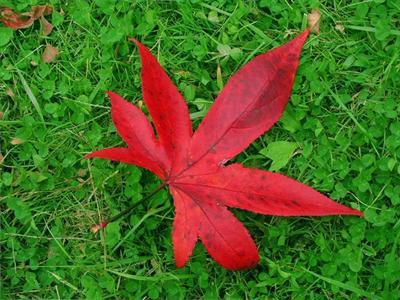
#> input picture hw1/code/part2/testdata/1.png, 400 x 300 px
$ python main.py
#> lines starting #> are read from the running program, lines starting #| are printed output that depends on the picture
### hw1/code/part2/JBF.py
import numpy as np
import cv2

class Joint_bilateral_filter(object):
    def __init__(self, sigma_s, sigma_r):
        self.sigma_r = sigma_r
        self.sigma_s = sigma_s
        self.wndw_size = 6*sigma_s+1
        self.pad_w = 3*sigma_s

    def joint_bilateral_filter(self, img, guidance):
        BORDER_TYPE = cv2.BORDER_REFLECT
        padded_img = cv2.copyMakeBorder(img, self.pad_w, self.pad_w, self.pad_w, self.pad_w, BORDER_TYPE).astype(np.int32)
        padded_guidance = cv2.copyMakeBorder(guidance, self.pad_w, self.pad_w, self.pad_w, self.pad_w, BORDER_TYPE).astype(np.int32)

        ### TODO ###
        output = np.zeros_like(img)

        # spatial kernel LUT
        # here just first focus on diff of x (or y) only, the diff value will lie in 0~kernel_size
        # create LUT, where LUT index is the position diff ofa single axis
        Gs_LUT = np.exp((-1)*(np.arange(self.pad_w+1)**2)/(2*(self.sigma_s**2)))

        # range kernel LUT
        # diff of two pixel itensity always lies in (0~255)/255
        # create LUT, where LUT index is the intensity diff
        Gr_LUT = np.exp((-1)*((np.arange(256)/255)**2)/(2*(self.sigma_r**2)))

        upper = np.zeros_like(padded_img).astype(np.float64)
        lower = np.zeros_like(padded_img).astype(np.float64)

        # for gray guidance img
        if guidance.ndim==2:
            # we are now standing in the another view
            # instead of looping through pixel-by-pixel, we only loop through the kernel size and focus on curr displacement
            for y in range(-self.pad_w, self.pad_w+1):
                for x in range(-self.pad_w, self.pad_w+1):

                    # calculate Gs
                    Gs = Gs_LUT[abs(x)]*Gs_LUT[abs(y)]

                    # we roll the img to simulate displacement, then calculate Gr
                    # displacement in axis 0 is y, axis 1 is x
                    Gr = Gr_LUT[np.abs(np.roll(padded_guidance, shift=(y,x), axis=(0,1))-padded_guidance)]

                    sr = Gs * Gr
                    for ch in range(3):
                        upper[:,:,ch] += sr*np.roll(padded_img[:,:,ch], shift=(y,x), axis=(0,1))
                        lower[:,:,ch] += sr

            for ch in range(3):
                # crop the padded boarder and calculate output
                output[:,:,ch] = upper[self.pad_w:-self.pad_w, self.pad_w:-self.pad_w, ch]/lower[self.pad_w:-self.pad_w, self.pad_w:-self.pad_w, ch]

        # for rgb guidance img, same procedure
        else:
            for y in range(-self.pad_w, self.pad_w+1):
                for x in range(-self.pad_w, self.pad_w+1):
                    Gs = Gs_LUT[abs(x)]*Gs_LUT[abs(y)]

                    Gr = 1
                    for ch in range(3):
                        Gr *= Gr_LUT[np.abs(np.roll(padded_guidance[:,:,ch], shift=(y,x), axis=(0,1))-padded_guidance[:,:,ch])]

                    sr = Gs * Gr
                    for ch in range(3):
                        upper[:,:,ch] += sr*np.roll(padded_img[:,:,ch], shift=(y,x), axis=(0,1))
                        lower[:,:,ch] += sr

            for ch in range(3):
                output[:,:,ch] = upper[self.pad_w:-self.pad_w, self.pad_w:-self.pad_w, ch]/lower[self.pad_w:-self.pad_w, self.pad_w:-self.pad_w, ch]


        return np.clip(output, 0, 255).astype(np.uint8)

### hw1/code/part2/main.py
import numpy as np
import cv2
import argparse
import os
from JBF import Joint_bilateral_filter

def read_setting_file(setting_path):
    rgb_weight_list = []
    with open(setting_path, 'r') as f:
        next(f)
        lines = f.readlines()
        for line in lines[:-1]:
            s = line.replace('\n','').split(',')
            tmp = []
            for i in range(3):
                tmp.append(float(s[i]))
            rgb_weight_list.append(tmp)

        s = lines[-1].split(',')
        sigma_s = int(s[1])
        sigma_r = float(s[3])

        # print(rgb_weight_list)
        # print(sigma_s)
        # print(sigma_r)
        return rgb_weight_list, sigma_s, sigma_r

def rgb_to_grayscale(img, rgb_weight_list):
    gray_img_list = []

    for weight in rgb_weight_list:
        img_gray = weight[0]*img[:,:,0] + weight[1]*img[:,:,1] + weight[2]*img[:,:,2]
        gray_img_list.append(img_gray.astype(np.uint8))

    return gray_img_list


def main():
    parser = argparse.ArgumentParser(description='main function of joint bilateral filter')
    parser.add_argument('--image_path', default='./testdata/1.png', help='path to input image')
    parser.add_argument('--setting_path', default='./testdata/1_setting.txt', help='path to setting file')
    args = parser.parse_args()

    img = cv2.imread(args.image_path)
#> img is the input picture: shape (300, 400, 3); mean B, G, R 36.1, 102.2, 81.7
    img_rgb = cv2.cvtColor(img,cv2.COLOR_BGR2RGB)
    img_gray = cv2.cvtColor(img,cv2.COLOR_BGR2GRAY)

    ### TODO ###
    # Step 1: read setting file
    rgb_weight_list = []
    rgb_weight_list, sigma_s, sigma_r= read_setting_file(args.setting_path)
#> (reads hw1/code/part2/testdata/1_setting.txt from the repository)

    # Step 2: change to gray scale image
    gray_img_list = []
    gray_img_list = rgb_to_grayscale(img_rgb, rgb_weight_list)
#> after the loop in rgb_to_grayscale, `for weight in rgb_weight_list:`:
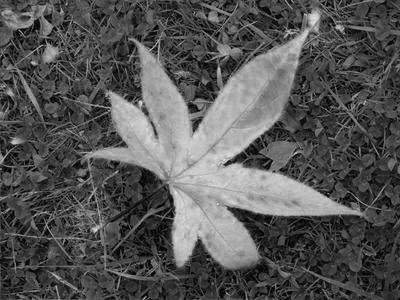
#> img_gray: shape (300, 400) float64; min 2, max 232.2, mean 85.8
#> after the loop in rgb_to_grayscale, `for weight in rgb_weight_list:`: gray_img_list = 5 items
#> gray_img_list = 5 items
    gray_img_list.append(img_gray)

    file_name=0
    for x in gray_img_list:
        file_name = file_name+1
        path="./output/gray/"+str(file_name)+".png"
        cv2.imwrite(path, x)
#> this loop made 6 passes
#> path on passes 1 to 6: './output/gray/1.png', './output/gray/2.png', './output/gray/3.png', './output/gray/4.png', './output/gray/5.png', './output/gray/6.png'
#> after the loop, file_name = 6

    # Step 3: Joint bilateral filter (6 gray img as guide)
    jbf_img_list = []
    JBF = Joint_bilateral_filter(sigma_s, sigma_r)
    for gray in gray_img_list:
        img_processed = JBF.joint_bilateral_filter(img_rgb, gray)
        jbf_img_list.append(img_processed)
#> this loop made 6 passes
#> pass 1, in joint_bilateral_filter, `padded_img = cv2.copyMakeBorder(img, self.pad_w, self.pad_w, self.pad_..`:
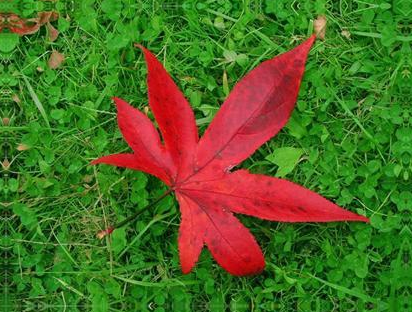
#> padded_img: shape (312, 412, 3) int32; mean R, G, B 79.5, 103.3, 35.8
#> pass 1, in joint_bilateral_filter, `padded_guidance = cv2.copyMakeBorder(guidance, self.pad_w, self.pad_w,..`:
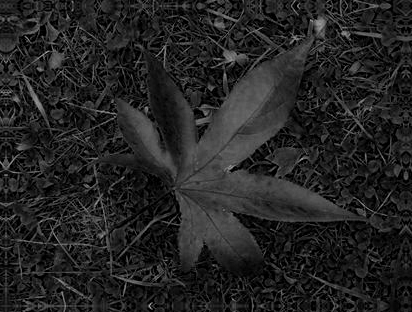
#> padded_guidance: shape (312, 412) int32; min 0, max 176, mean 35.8
#> pass 2, in joint_bilateral_filter (call 2), `padded_guidance = cv2.copyMakeBorder(guidance, self.pad_w, self.pad_w,..`:
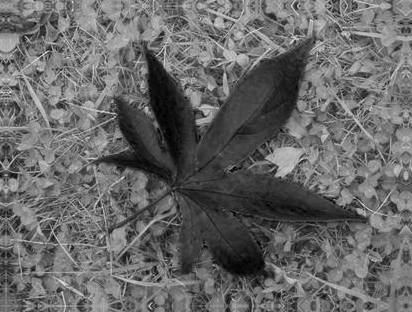
#> padded_guidance: shape (312, 412) int32; min 0, max 236, mean 103.3
#> after the loop, jbf_img_list = 6 items

    file_name=0
    for x in jbf_img_list:
        file_name = file_name+1
        path="./output/jbf/"+str(file_name)+".png"
        cv2.imwrite(path, cv2.cvtColor(x,cv2.COLOR_RGB2BGR))
#> this loop made 6 passes
#> after the loop, file_name = 6

    # Step 4: bilateral filter on origin rgb img
    img_bf = JBF.joint_bilateral_filter(img_rgb, img_rgb)
#> after the loop in joint_bilateral_filter (call 7), `for y in range(-self.pad_w, self.pad_w+1):`:
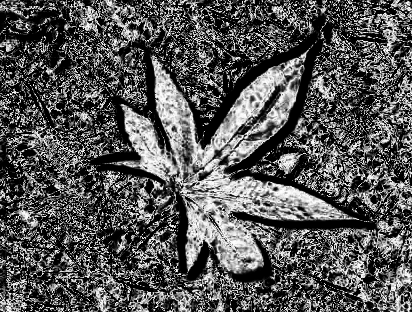
#> Gr: shape (312, 412) float64; min 2.04e-27, max 1, mean 0.338
#> after the loop in joint_bilateral_filter (call 7), `for y in range(-self.pad_w, self.pad_w+1):`:
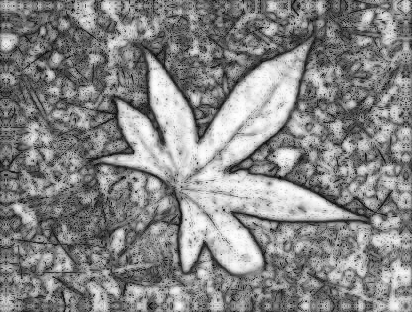
#> lower: shape (312, 412, 3) float64; min 1.02, max 24.58, mean 13.4; drawn with min black and max white
#> after the loop in joint_bilateral_filter (call 7), `for y in range(-self.pad_w, self.pad_w+1):`:
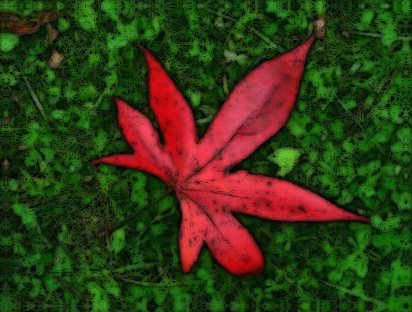
#> upper: shape (312, 412, 3) float64; mean R, G, B 1211.2, 1326.5, 493; drawn with min black and max white

    # Step 5: calculate cost
    cost_list = []
    for jbf in jbf_img_list:
        cost = np.sum(np.abs(jbf.astype(np.int32) - img_bf.astype(np.int32)))
        cost_list.append(cost)
#> this loop made 6 passes
#> cost on passes 1 to 6: 1439568, 1305961, 1393620, 1279697, 1127913, 1207799
#> after the loop, cost_list = [1439568, 1305961, 1393620, 1279697, 1127913, 1207799]

    print(cost_list)
#| [1439568, 1305961, 1393620, 1279697, 1127913, 1207799]


if __name__ == '__main__':
    main()
